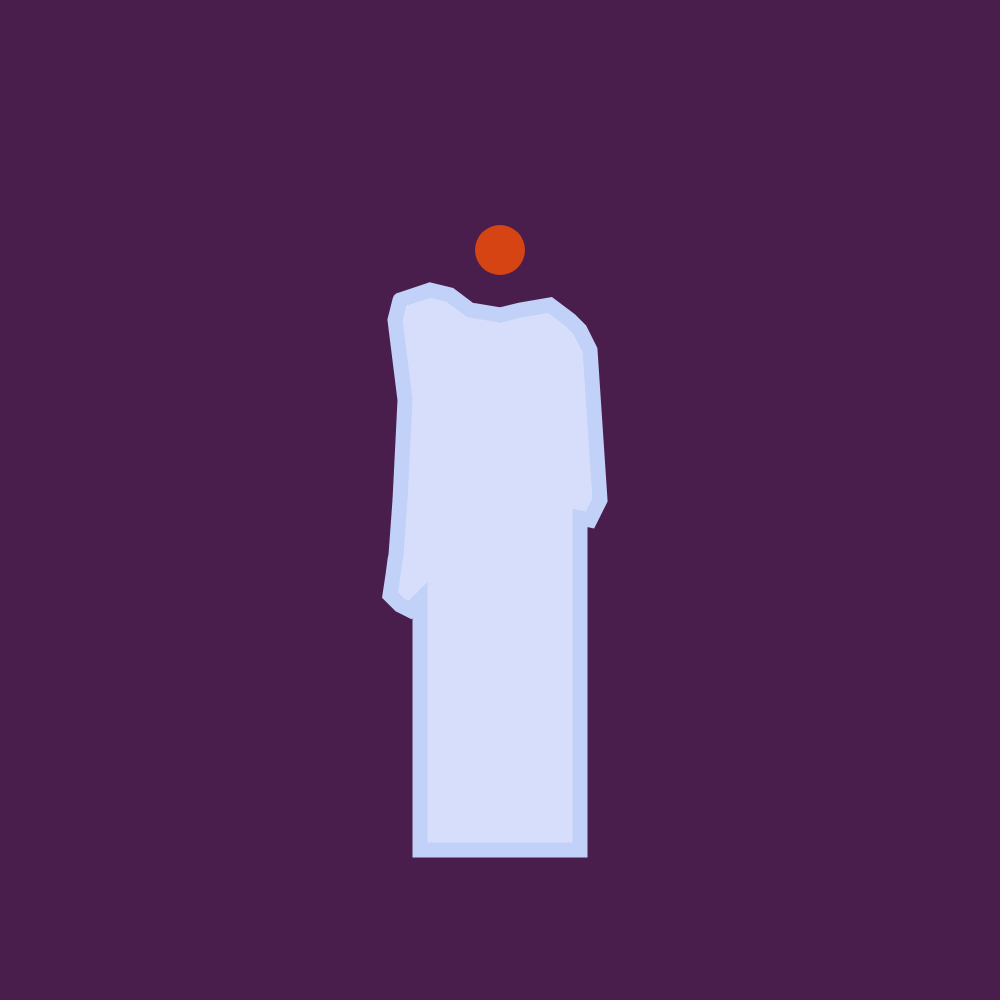
Frame 1 (no input)
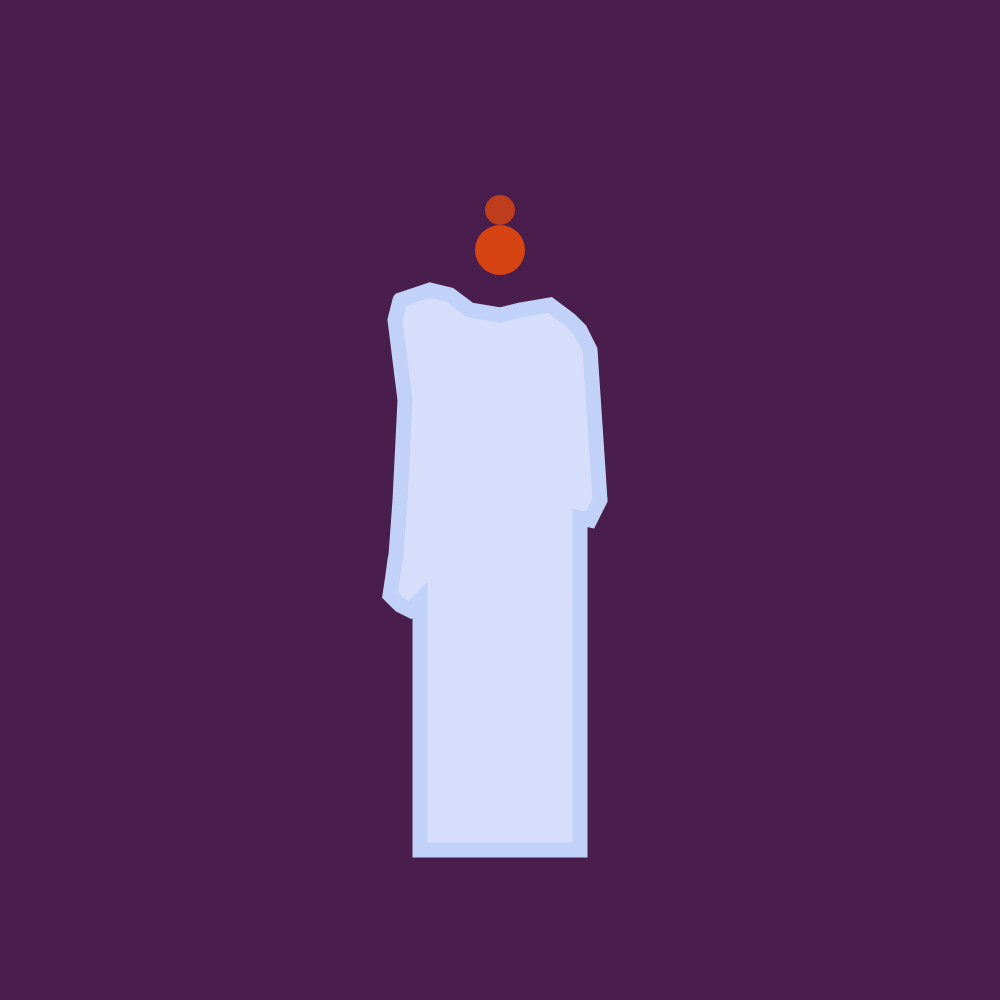
Frame 60 (no input)
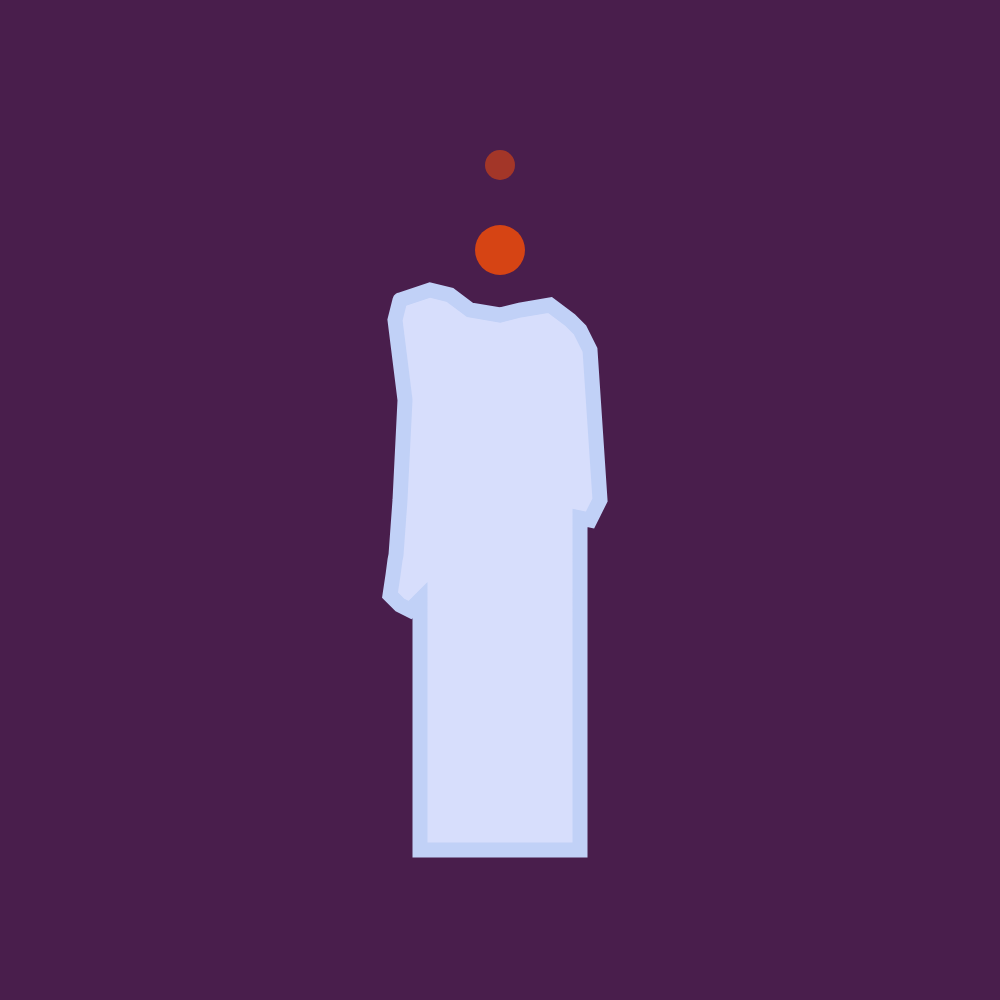
Frame 120 (the mouse pressed at the canvas centre since frame 60)

The p5.js sketch that drew these frames (run headless with seeded random() and noise() and a simulated clock; from frame 60 on, the mouse is pressed at the canvas centre):

// p5.js sketch
// ── sketch.js
let flame=250;
let flameOP=255;

function setup(){
    createCanvas(1000, 1000)
    background(73, 30, 76)
}

function draw(){
    background(73, 30, 76)

    stroke(193, 209, 247);
    strokeWeight(15);
    fill(215, 222, 252);
    beginShape()
    vertex(400, 300);
    vertex(430, 290);
    vertex(450, 295);
    vertex(470, 310);
    vertex(500, 315);
    vertex(520, 310);
    vertex(550, 305);
    vertex(570, 320);
    vertex(580, 330);
    vertex(590, 350);
    vertex(600, 500);
    vertex(590, 520);
    vertex(580, 518);
    vertex(580, 850);
    vertex(420, 850);
    vertex(420, 600);
    vertex(410, 610);
    vertex(400, 605);
    vertex(390, 595);
    vertex(393, 575);
    vertex(395, 560);
    vertex(396, 555);
    vertex(400, 500);
    vertex(405, 400);
    vertex(395, 320);
    vertex(400, 300);
    endShape();

    noStroke();
    fill(214, 68, 20, flameOP);
    circle(500, flame, 30)
    flame=flame-5
    if(flame < 0){
        flame=250;
    }
    flameOP = flame;
    fill(214, 68, 20);
    circle(500, 250, 50)
}
